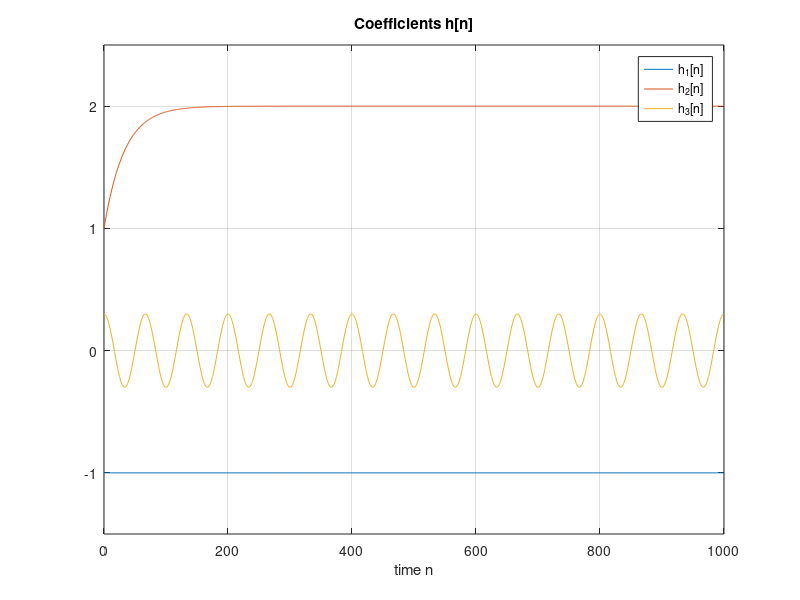

Here is the MATLAB script that generated this plot: (Note: this script raises an error after producing the figure.)
close all
clear all
clc

%suppres: "Warning: Matrix is singular to working precision."
id = 'MATLAB:singularMatrix'; 
warning('off',id) 

%suppres: "Warning: Directory already exists."
id = 'MATLAB:MKDIR:DirectoryExists';
warning('off',id) 

mkdir 'Figures'

%--------------------------------------------------------------------------
% calculate h
theta = 3*pi/100; %change theta from problem 1.3
n = 0:999;

h = [-1*ones(1,length(n)); 2-0.97.^n; 0.3*cos(theta*n)];    
%h = h1[0], h1[1], ..., h1[n];
%    h2[0], h2[1], ..., h2[n];
%    h3[0], h3[1], ..., h3[n];


figure
    plot(n,h)
    legend('h_1[n]','h_2[n]','h_3[n]')  
    grid on
    ylim([-1.5 2.5])
    title('Coefficients h[n]')
    xlabel('time n')
    
    saveas(gcf,'Figures/Coefficients_h', 'epsc')
    
%--------------------------------------------------------------------------
% weighted system identification
N = 3; %3 filter coefficients in h and c

x = randn(1,length(n)).'; %x[n] = 0 for n < 0 (or 1 in matlab)

d = vector_conv(x, h);

%create white gaussian noise and change variance
w = transpose(randn(1,length(n)))./(1/sqrt(0.02)); 

d = d + w;% add noise after filter h


for lambda = 1.05:0.3:2

    for M = [50]
        x_pad = [zeros(M-1,1); x]; %pad with M-1 zeros; x[n] = 0 for n < 0;
        d_pad = [zeros(M-1,1); d]; %and pad d too for the newly created values of x[n]

        c = zeros(N,length(n));
        for ii = n %ii is counts through the time n
            c(:,ii+1) = ls_filter_weighted(x_pad(ii+1:M+ii), d_pad(ii+1:M+ii), N, lambda);
        end


        text = ['Coefficients c[n] with white noise \sigma_w = ' num2str(round(var(w),2)) ' for M = ' num2str(M) ' and \lambda = ' num2str(lambda)];
        text_saveas = ['Coefficients_c_with_noise_M=' num2str(M) '_and_lambda=' strrep(num2str(lambda),'.','_')];


        figure
            plot(n,c)
            hold on
            plot(n,h, '--k')
            legend('c_1[n]','c_2[n]','c_3[n]', 'h_i[n]')  
            grid on
            title(text)
            xlabel('time n')
            ylim([-1.5, 2.5])  %due to some singularities, the first values
    %                           of c can get quite big -> ruins the plot -> 
    %                           limit it
            saveas(gcf,['Figures/' text_saveas] ,'epsc') %epsc to save the eps in colour


    end  %for M  

end %for lambda

%create a placeholder function to overwrite the saveas function
function saveas(~, ~, ~)
    disp('Figure not saved')
end


    